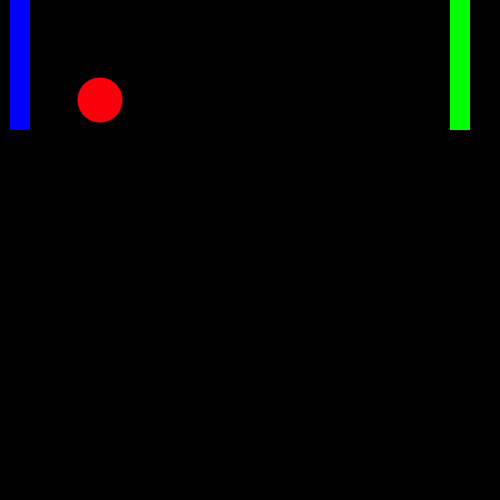
Frame 1 (no input)
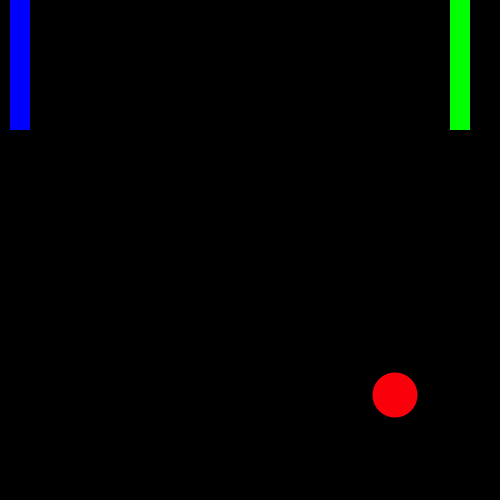
Frame 60 (the mouse pressed at the canvas centre just before this capture)
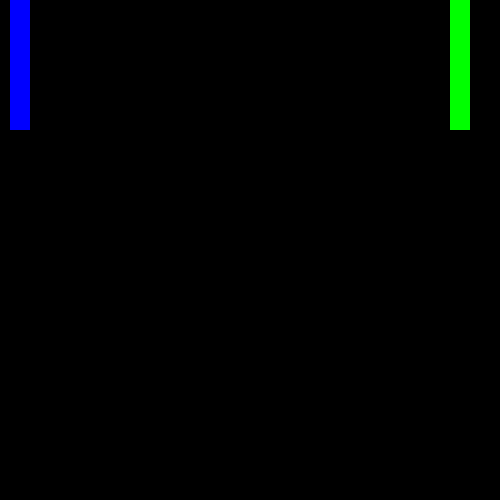
Frame 120 (the mouse held since frame 60 and released just before this capture)

The Processing sketch that drew these frames (run headless with seeded random() and noise(); from frame 60 on, the mouse is pressed at the canvas centre):

// Processing sketch: tp3
// ── tp3.pde

//https://youtu.be/pkfGLBHH6FU//

String[]titulo= {"PING PONG", "instrucciones \n \n presione enter" };
int estado;
int x;
int y;
int px;
int py;
int barritazul;
int barritaverde;
boolean v,f,a,h;

void setup(){
  size (500,500);
  x=100;
  y=100;
  px=5;
  py=5;
  
}

void draw(){
  background ( 0,0,0);
  noStroke();
  fill ( 250,0,10);
  ellipse (x,y,45,45);
  fill(0,0,255);
  rect(10,barritazul,20,130);
  fill(0,255,0);
  rect(width-50,barritaverde,20,130);
  
  x=x+px;
  y=y+py;
  
  if (x<50 &&  y>barritazul && y<barritazul+130){
    px=px*-1;
  }
  
  if (x>width-50 &&  y>barritaverde && y<barritaverde+130){
    px=px*-1;
  
  
  
  if (x>width || x<0){
    x=width/2;
  }
  
  if (y>height || y<0){
    py=py*-1;
    
  }
  
  if(v) {
    barritazul=barritazul-5;
  }
  if(f) {
      barritazul=barritazul+5;
  }
  if(a) {
    barritaverde=barritaverde-5;
  }
  if(h) {
    barritaverde=barritaverde+5;
  }
  }
}


void KeyPressed(){
 
  
  if (key=='a'){
    v=true;
    barritazul=barritazul+5;
  }
  if (key=='d'){
    f=true;
    barritazul=barritazul-5;
  }
    if (keyCode== DOWN){
      a=true;
    barritaverde=barritaverde+5;
  }
  if (keyCode==UP){
    h=true;
    barritaverde=barritaverde-5;
  }
  }


void KeyReleased(){
   if (key=='a'){
    v=false;
    
  }
  if (key=='d'){
    f=false;
  
  }
    if (keyCode== DOWN){
      a=false;
  
  }
  if (keyCode==UP){
    h=false;
 
  }
}
